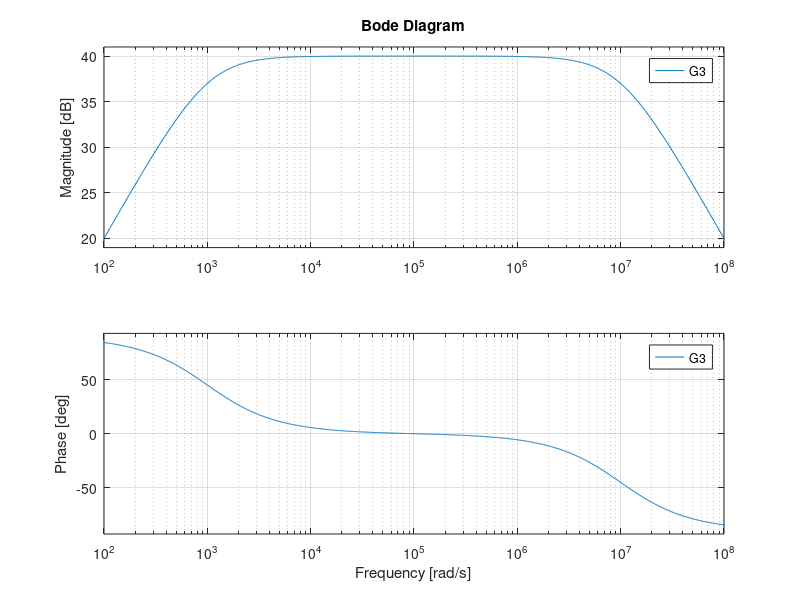

Write MATLAB code to recreate this figure.
% G2 = tf([10 10000], [1 1 1])
% bode(G2);
G3 = tf([10^9 0], conv([1 10^3],[1 10^7]))
bode(G3);
% G4 = tf([10], [1 2 4])
% bode(G4);